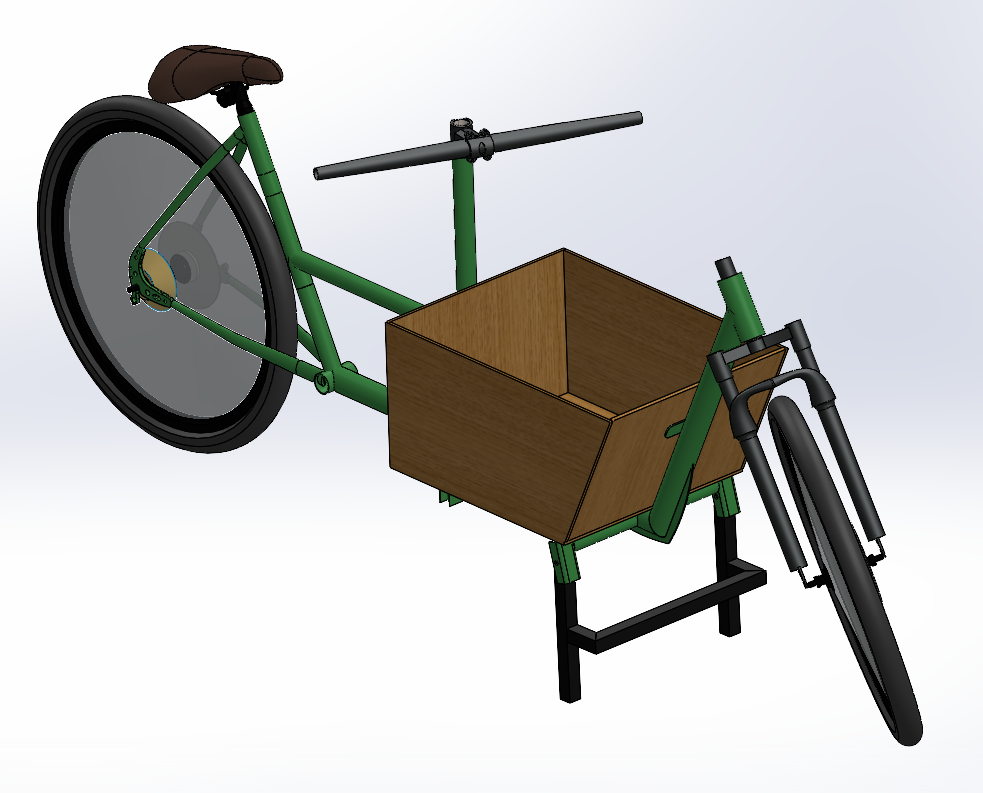
#> input picture media/bakfiets/render-2024.png, 983 x 793 px, found by its file name; its folder holds 6 pictures in this run
$ python compose_bakfiets.py ../media/bakfiets/frame-and-box.png
#> lines starting #> are read from the running program, lines starting #| are printed output that depends on the picture
"""Compose the Bakfiets pictures into 3:2 plates, from the club's Bakfiets-F26 repository.

    python scripts/compose_bakfiets.py <path to Bakfiets-F26>

Only reads from that folder. Writes media/bakfiets/*.jpg.
"""
import sys
from pathlib import Path

from PIL import Image, ImageChops

ROOT = Path(__file__).resolve().parent.parent
OUT = ROOT / 'media' / 'bakfiets'


def pad_to_3x2(im, fill=None):
    """Grow the canvas to 3:2 without scaling. fill=None repeats the edge pixels (for gradient backgrounds)."""
    w, h = im.size
#> w = 983; h = 793
    W, H = max(w, round(h * 1.5)), max(h, round(w / 1.5))
#> W = 1190; H = 793
    x, y = (W - w) // 2, (H - h) // 2
#> x = 103; y = 0
    if fill is not None:
        out = Image.new('RGB', (W, H), fill)
        out.paste(im, (x, y))
        return out
    out = im.resize((W, H))            # placeholder, overwritten below
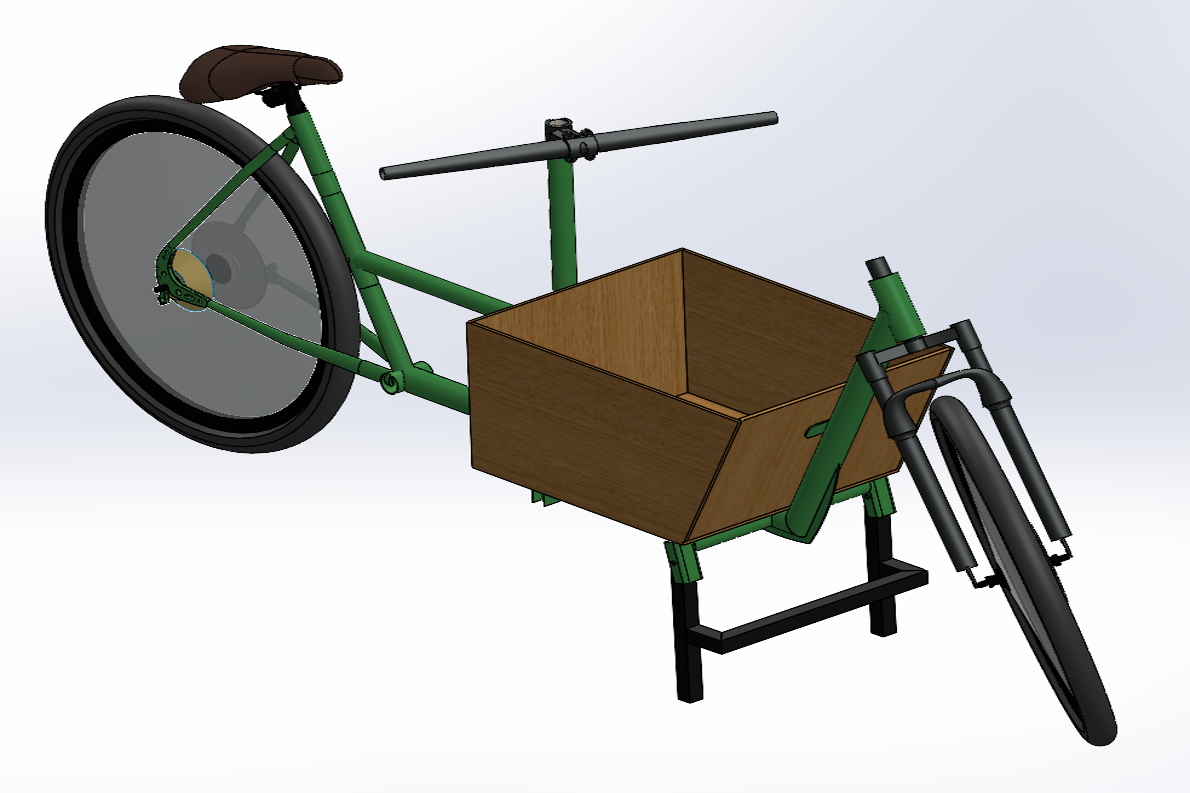
#> out: PIL image 1190x793 RGB; mean R, G, B 193.3, 193.5, 191.8
    left, right = im.crop((0, 0, 1, h)), im.crop((w - 1, 0, w, h))
    out.paste(left.resize((x, h)), (0, y)) if x else None
    out.paste(right.resize((W - w - x, h)), (x + w, y)) if W - w - x else None
    top, bottom = im.crop((0, 0, w, 1)), im.crop((0, h - 1, w, h))
    out.paste(top.resize((W, y)), (0, 0)) if y else None
    out.paste(bottom.resize((W, H - h - y)), (0, y + h)) if H - h - y else None
    out.paste(im, (x, y))
#> im is the input picture: PIL image 983x793 RGB; mean R, G, B 193.3, 193.5, 191.8
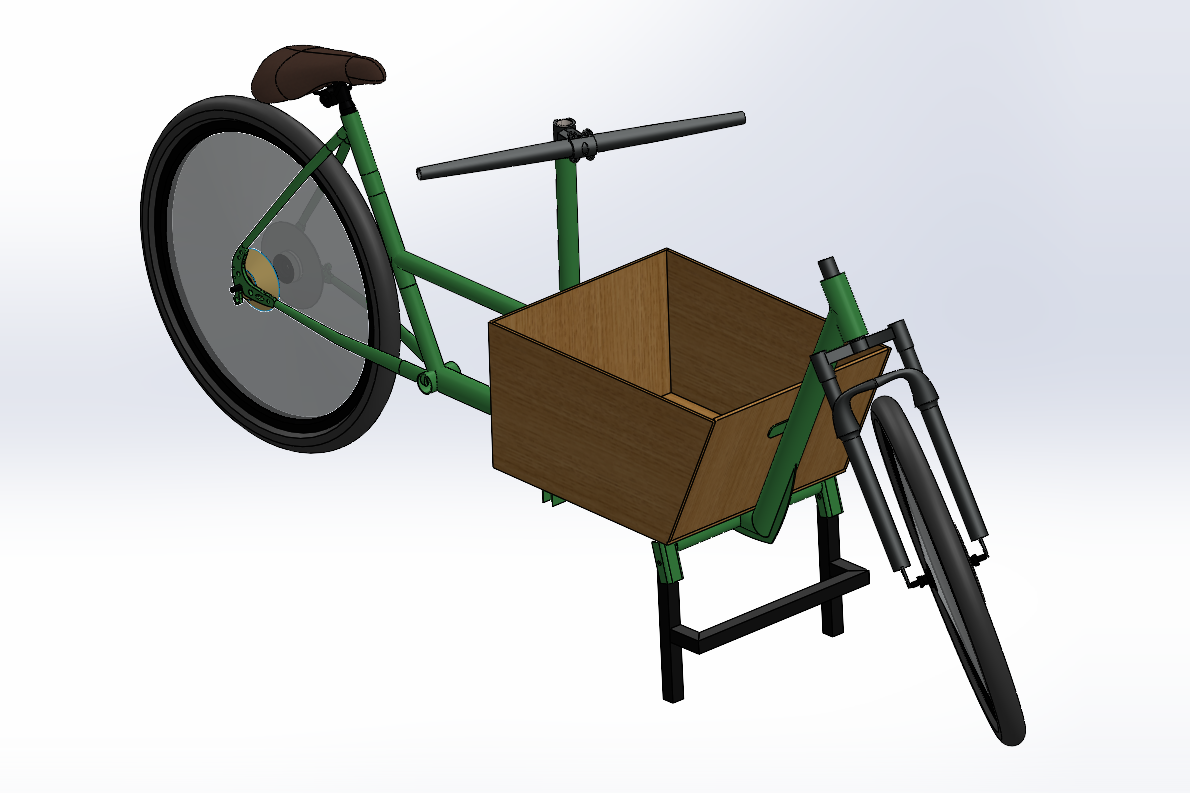
#> out: PIL image 1190x793 RGB; mean R, G, B 201.5, 201.9, 201.2
    return out


def trim(im, bg=(255, 255, 255), margin=12):
    """Crop to the drawing, dropping the empty white around a CAD preview."""
    box = ImageChops.difference(im, Image.new('RGB', im.size, bg)).point(lambda v: 255 if v > 12 else 0).getbbox()
    x0, y0, x1, y1 = box
    return im.crop((max(0, x0 - margin), max(0, y0 - margin), min(im.width, x1 + margin), min(im.height, y1 + margin)))


def side_by_side(a, b, gap=40, pad=60, scale=1.6):
    a = a.resize((round(a.width * scale), round(a.height * scale)), Image.LANCZOS)
    b = b.resize((round(b.width * scale), round(b.height * scale)), Image.LANCZOS)
    h = max(a.height, b.height)
    out = Image.new('RGB', (a.width + b.width + gap + 2 * pad, h + 2 * pad), 'white')
    out.paste(a, (pad, pad + (h - a.height) // 2))
    out.paste(b, (pad + a.width + gap, pad + (h - b.height) // 2))
    return pad_to_3x2(out, 'white')


def on_paper(im):
    """Pad a diagram to 3:2 in its own paper colour."""
    return pad_to_3x2(im, im.getpixel((3, 3)))


def save(im, name):
#> called with name = 'bike-render.jpg'
    OUT.mkdir(parents=True, exist_ok=True)
    im.save(OUT / name, quality=88, optimize=True)
    print(f'media/bakfiets/{name}', im.size)
#| media/bakfiets/bike-render.jpg (1190, 793)


def main(repo):
#> (the run stopped early here; a loop or call above may not have finished)
